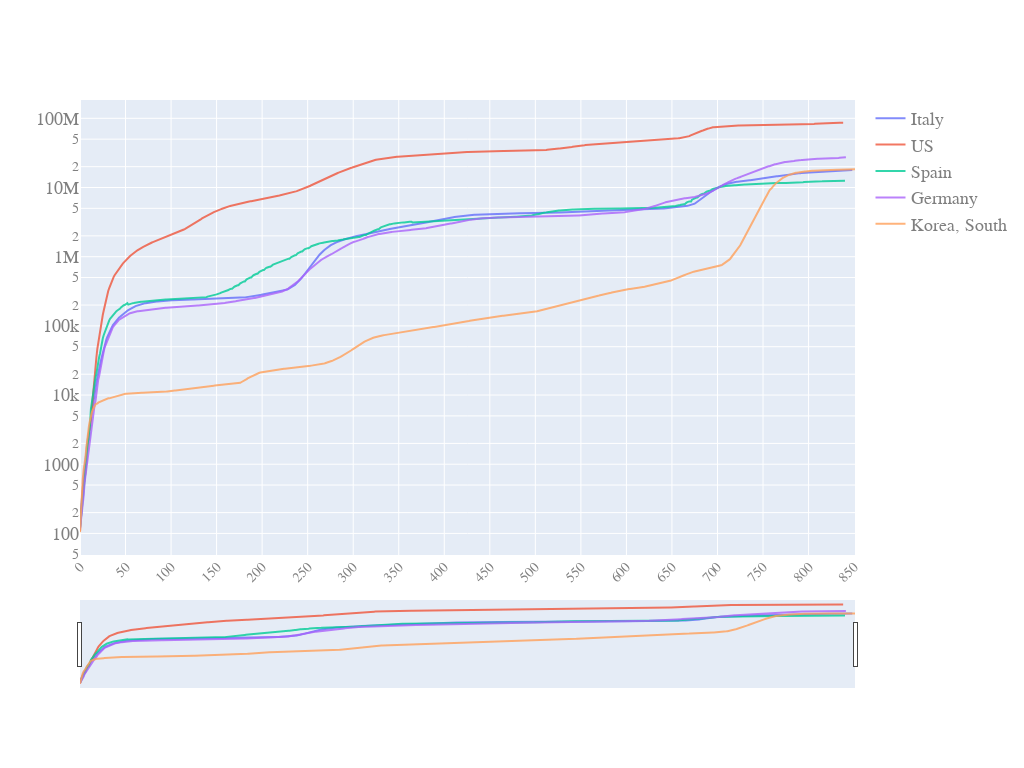

The code cell stored with this chart in its notebook:
### Code cell
quick_plot(pd_sync_timelines.date,
           pd_sync_timelines.iloc[:,:-1],
           y_scale='log',
           slider=True)

### Figure 1 — Plotly figure (JSON) as saved in the notebook; plotly's stock layout.template omitted (floating-point values rounded to 4 significant figures; data arrays with more than 128 entries replaced by an {"elided": "..."} marker saying what was removed)
{"data": [{"name": "Italy", "opacity": 0.8, "type": "scatter", "x": {"elided": "852 int values"}, "y": {"elided": "852 int values"}}, {"name": "US", "opacity": 0.8, "type": "scatter", "x": {"elided": "852 int values"}, "y": {"elided": "852 int values"}}, {"name": "Spain", "opacity": 0.8, "type": "scatter", "x": {"elided": "852 int values"}, "y": {"elided": "852 int values"}}, {"name": "Germany", "opacity": 0.8, "type": "scatter", "x": {"elided": "852 int values"}, "y": {"elided": "852 int values"}}, {"name": "Korea, South", "opacity": 0.8, "type": "scatter", "x": {"elided": "852 int values"}, "y": {"elided": "852 int values"}}], "layout": {"autosize": true, "font": {"color": "#7f7f7f", "family": "PT Sans, monospace", "size": 18}, "height": 768, "width": 1024, "xaxis": {"nticks": 20, "rangeslider": {"visible": true}, "tickangle": -45, "tickfont": {"color": "#7f7f7f", "size": 14}}, "yaxis": {"type": "log"}}}
